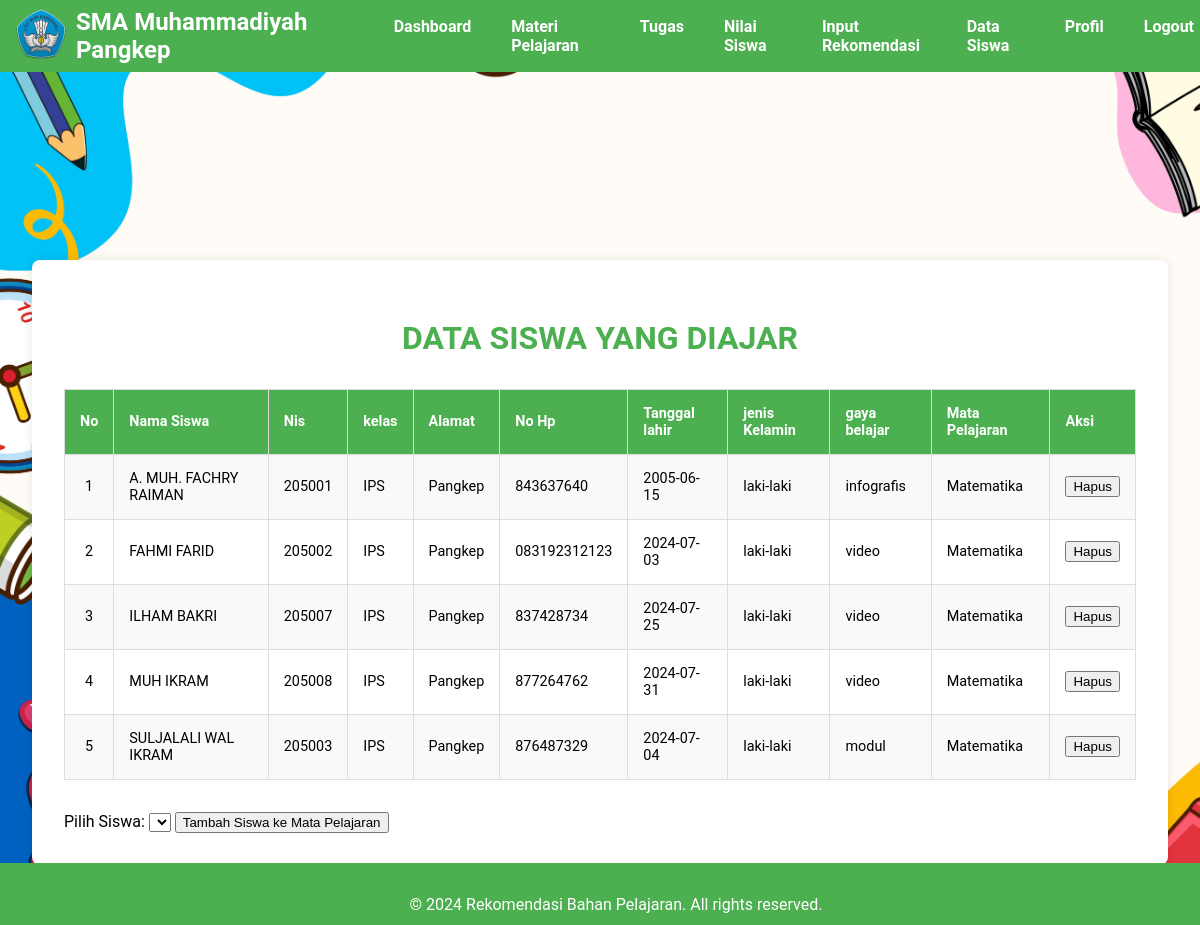
The page /Guru/data-siswa.php (signed in) on the database its author committed.
### tables this page shows
CREATE TABLE `students` (
  `id` int NOT NULL,
  `user_id` int DEFAULT NULL,
  `name` varchar(255) NOT NULL,
  `nis` int NOT NULL,
  `class` varchar(255) DEFAULT NULL,
  `alamat` varchar(25) NOT NULL,
  `no_hp` varchar(20) NOT NULL,
  `date_of_birth` date DEFAULT NULL,
  `jenis_kelamin` enum('laki-laki','perempuan') NOT NULL,
  `gaya_belajar` varchar(25) NOT NULL,
  `profile_photo` varchar(255) DEFAULT NULL
);

CREATE TABLE `subjects` (
  `id` int NOT NULL,
  `name` varchar(255) NOT NULL,
  `description` text,
  `teacher_id` int DEFAULT NULL
);

### Guru/data-siswa.php (the view, shortened to what this page needs)
<?php
require_once '../koneksi.php';
$user_id = $_SESSION['user_id'];
$sql = "SELECT id FROM teachers WHERE user_id = ?";
$stmt = $conn->prepare($sql);
$stmt->bind_param("i", $user_id);
$stmt->execute();
$result = $stmt->get_result();
$teacher = $result->fetch_assoc();
$teacher_id = $teacher['id'];
$sql = "
SELECT
    s.id AS student_id,
    s.name AS student_name,
    s.nis AS student_nis,
    s.alamat AS student_address,
    s.no_hp AS student_phone,
    s.date_of_birth AS student_dob,
    s.jenis_kelamin AS student_gender,
    s.gaya_belajar AS student_learning_style,
    sub.id AS subject_id,
    sub.name AS subject_name,
    s.class AS student_class
FROM
    teachers t
JOIN
    teacher_subjects ts ON t.id = ts.teacher_id
JOIN
    subjects sub ON ts.subject_id = sub.id
JOIN
    student_subjects ss ON sub.id = ss.subject_id
JOIN
    students s ON ss.student_id = s.id
WHERE
    t.id = ?
ORDER BY
    t.name, s.name, sub.name
";
$stmt = $conn->prepare($sql);
$stmt->bind_param("i", $teacher_id);
$stmt->execute();
$result = $stmt->get_result();
?>
<!DOCTYPE html>
<html lang="en">
<head>
    <link rel="stylesheet" href="https://cdnjs.cloudflare.com/ajax/libs/animate.css/4.1.1/animate.min.css">
    <link rel="stylesheet" href="https://cdnjs.cloudflare.com/ajax/libs/font-awesome/6.0.0-beta3/css/all.min.css">
</head>
<body>
<header class="animate__animated animate__fadeInDown">
    <div class="logo-container">
        <div class="logo">
            <img src="../gambar/logo.png" alt="Logo">
        </div>
        <div class="school-name">
            <p>SMA Muhammadiyah Pangkep</p>
        </div>
    </div>
    <nav>
        <ul id="nav-list">
            <li><a href="teacher-dashboard.php" onclick="toggleMenu()">Dashboard</a></li>
            <li><a href="subjects-guru.php" onclick="toggleMenu()">Materi Pelajaran</a></li>
            <li><a href="takes-guru.php" onclick="toggleMenu()">Tugas</a></li>
            <li><a href="grade-guru.php" onclick="toggleMenu()">Nilai Siswa</a></li>
            <li><a href="recommendations-guru.php" onclick="toggleMenu()">Input Rekomendasi</a></li>
            <li><a href="data-siswa.php" onclick="toggleMenu()">Data Siswa</a></li>
            <li><a href="guru-profile.php" onclick="toggleMenu()">Profil</a></li>
            <li><a href="#" onclick="confirmLogout()">Logout</a></li>
        </ul>
    </nav>
</header>
<main>
    <section class="profile">
        <h1>DATA SISWA YANG DIAJAR</h1>
        <table id="students-table">
            <thead>
                <tr>
                    <th class="hide-on-mobile">No</th>
                    <th>Nama Siswa</th>
                    <th>Nis</th>
                    <th>kelas</th>
                    <th>Alamat</th>
                    <th>No Hp</th>
                    <th>Tanggal lahir</th>
                    <th>jenis Kelamin</th>
                    <th>gaya belajar</th>
                    <th>Mata Pelajaran</th>
                    <th>Aksi</th>
                </tr>
            </thead>
            <tbody>
                <?php $no = 1; while ($row = $result->fetch_assoc()): ?>
                    <tr>
                    <td class="hide-on-mobile"><?php echo htmlspecialchars($no++); ?></td>
                    <td data-label="Nama:"><?php echo htmlspecialchars($row['student_name']); ?></td>
                    <td data-label="NIS:"><?php echo htmlspecialchars($row['student_nis']); ?></td>
                    <td data-label="Kelas:"><?php echo htmlspecialchars($row['student_class']); ?></td>
                    <td data-label="Alamat:"><?php echo htmlspecialchars($row['student_address']); ?></td>
                    <td data-label="No Hp:"><?php echo htmlspecialchars($row['student_phone']); ?></td>
                    <td data-label="Tanggal Lahir:"><?php echo htmlspecialchars($row['student_dob']); ?></td>
                    <td data-label="Jenis Kelamin:"><?php echo htmlspecialchars($row['student_gender']); ?></td>
                    <td data-label="Gaya Belajar:"><?php echo htmlspecialchars($row['student_learning_style']); ?></td>
                    <td data-label="Mata Pelajaran:"><?php echo htmlspecialchars($row['subject_name']); ?></td>
                    <td data-label="Aksi:">
                    <button onclick="deleteStudentSubject(<?php echo $row['student_id']; ?>, <?php echo $row['subject_id']; ?>)">Hapus</button>
                </td>
                    </tr>
                <?php endwhile; ?>
            </tbody>
        </table>
        <form id="add-student-form">
    <label for="student_id">Pilih Siswa:</label>
    <select id="student_id" name="student_id" required>
    </select>
    <button type="submit">Tambah Siswa ke Mata Pelajaran</button>
</form>
    </section>
</main>
<footer>
    <p>&copy; 2024 Rekomendasi Bahan Pelajaran. All rights reserved.</p>
</footer>
</body>
</html>

### Guru/data-siswa.php (style rules this page uses)
body { font-family: 'Roboto', sans-serif; background-image: url(../gambar/cekolah.jpg); background-size: cover; margin: 0; padding: 0; box-sizing: border-box; background-color: #f0f0f0; }
header { background-color: #4CAF50; color: white; padding: 1rem; display: flex; justify-content: space-between; align-items: center; height: 40px; position: fixed; width: 99%; z-index: 1000; top: 0; left: 0; }
.logo-container { display: flex; align-items: center; }
.logo img { width: 50px; margin-right: 10px; }
.school-name p { margin: 0; font-size: 1.5rem; font-weight: bold; }
nav ul { list-style: none; margin: 0; padding: 0; display: flex; justify-content: flex-end; }
nav ul li { margin-left: 20px; }
nav ul li a { color: white; text-decoration: none; font-weight: bold; padding: 10px; display: block; transition: background-color 0.3s ease; }
main { padding: 2rem; padding-top: 260px; padding-bottom: 60px; width: 100%; height: 100vh; box-sizing: border-box; overflow: auto; }
.profile { max-width: 1200px; margin: 0 auto; background-color: white; padding: 2rem; border-radius: 8px; box-shadow: 0 0 10px rgba(0, 0, 0, 0.1); animation: fadeIn 1s ease-in-out; }
.profile h1 { text-align: center; margin-bottom: 2rem; font-size: 2rem; color: #4CAF50; }
table { width: 100%; border-collapse: collapse; margin-bottom: 2rem; }
table th, table td { border: 1px solid #ddd; padding: 8px; text-align: left; padding: 15px; font-size: 0.9rem; }
table th { background-color: #4CAF50; color: white; }
table tbody tr:nth-child(odd) { background-color: #f9f9f9; }
table tbody tr td:first-child { text-align: center; }
footer { background-color: #4CAF50; color: white; text-align: center; padding: 1rem; width: 100%; position: fixed; bottom: 0; height: 30px; margin-top: 20px; }
nav ul { display: flex; }

### rows shown on the page
students: name "A. MUH. FACHRY RAIMAN", nis "205001", class "IPS", alamat "Pangkep", no_hp "843637640", date_of_birth "2005-06-15", jenis_kelamin "laki-laki", gaya_belajar "infografis", subjects.name "Matematika"
students: name "FAHMI FARID", nis "205002", class "IPS", alamat "Pangkep", no_hp "083192312123", date_of_birth "2024-07-03", jenis_kelamin "laki-laki", gaya_belajar "video", subjects.name "Matematika"
students: name "ILHAM BAKRI", nis "205007", class "IPS", alamat "Pangkep", no_hp "837428734", date_of_birth "2024-07-25", jenis_kelamin "laki-laki", gaya_belajar "video", subjects.name "Matematika"
students: name "MUH IKRAM", nis "205008", class "IPS", alamat "Pangkep", no_hp "877264762", date_of_birth "2024-07-31", jenis_kelamin "laki-laki", gaya_belajar "video", subjects.name "Matematika"
students: name "SULJALALI WAL IKRAM", nis "205003", class "IPS", alamat "Pangkep", no_hp "876487329", date_of_birth "2024-07-04", jenis_kelamin "laki-laki", gaya_belajar "modul", subjects.name "Matematika"
